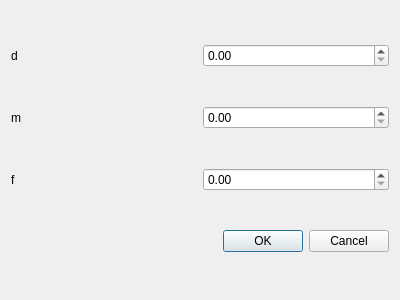
<?xml version="1.0" encoding="UTF-8"?>
<ui version="4.0">
 <class>Dialog</class>
 <widget class="QDialog" name="Dialog">
  <property name="geometry">
   <rect>
    <x>0</x>
    <y>0</y>
    <width>400</width>
    <height>300</height>
   </rect>
  </property>
  <property name="windowTitle">
   <string>Paremeters</string>
  </property>
  <layout class="QGridLayout" name="gridLayout">
   <item row="1" column="0">
    <widget class="QLabel" name="label">
     <property name="text">
      <string>d</string>
     </property>
    </widget>
   </item>
   <item row="2" column="0">
    <widget class="QLabel" name="label_2">
     <property name="text">
      <string>m</string>
     </property>
    </widget>
   </item>
   <item row="1" column="1">
    <widget class="QDoubleSpinBox" name="doubleSpinBox"/>
   </item>
   <item row="2" column="1">
    <widget class="QDoubleSpinBox" name="doubleSpinBox_2"/>
   </item>
   <item row="4" column="0" colspan="2">
    <widget class="QDialogButtonBox" name="buttonBox">
     <property name="orientation">
      <enum>Qt::Horizontal</enum>
     </property>
     <property name="standardButtons">
      <set>QDialogButtonBox::Cancel|QDialogButtonBox::Ok</set>
     </property>
    </widget>
   </item>
   <item row="3" column="0">
    <widget class="QLabel" name="label_3">
     <property name="text">
      <string>f</string>
     </property>
    </widget>
   </item>
   <item row="3" column="1">
    <widget class="QDoubleSpinBox" name="doubleSpinBox_3"/>
   </item>
  </layout>
 </widget>
 <resources/>
 <connections>
  <connection>
   <sender>buttonBox</sender>
   <signal>accepted()</signal>
   <receiver>Dialog</receiver>
   <slot>accept()</slot>
   <hints>
    <hint type="sourcelabel">
     <x>248</x>
     <y>254</y>
    </hint>
    <hint type="destinationlabel">
     <x>157</x>
     <y>274</y>
    </hint>
   </hints>
  </connection>
  <connection>
   <sender>buttonBox</sender>
   <signal>rejected()</signal>
   <receiver>Dialog</receiver>
   <slot>reject()</slot>
   <hints>
    <hint type="sourcelabel">
     <x>316</x>
     <y>260</y>
    </hint>
    <hint type="destinationlabel">
     <x>286</x>
     <y>274</y>
    </hint>
   </hints>
  </connection>
 </connections>
</ui>
